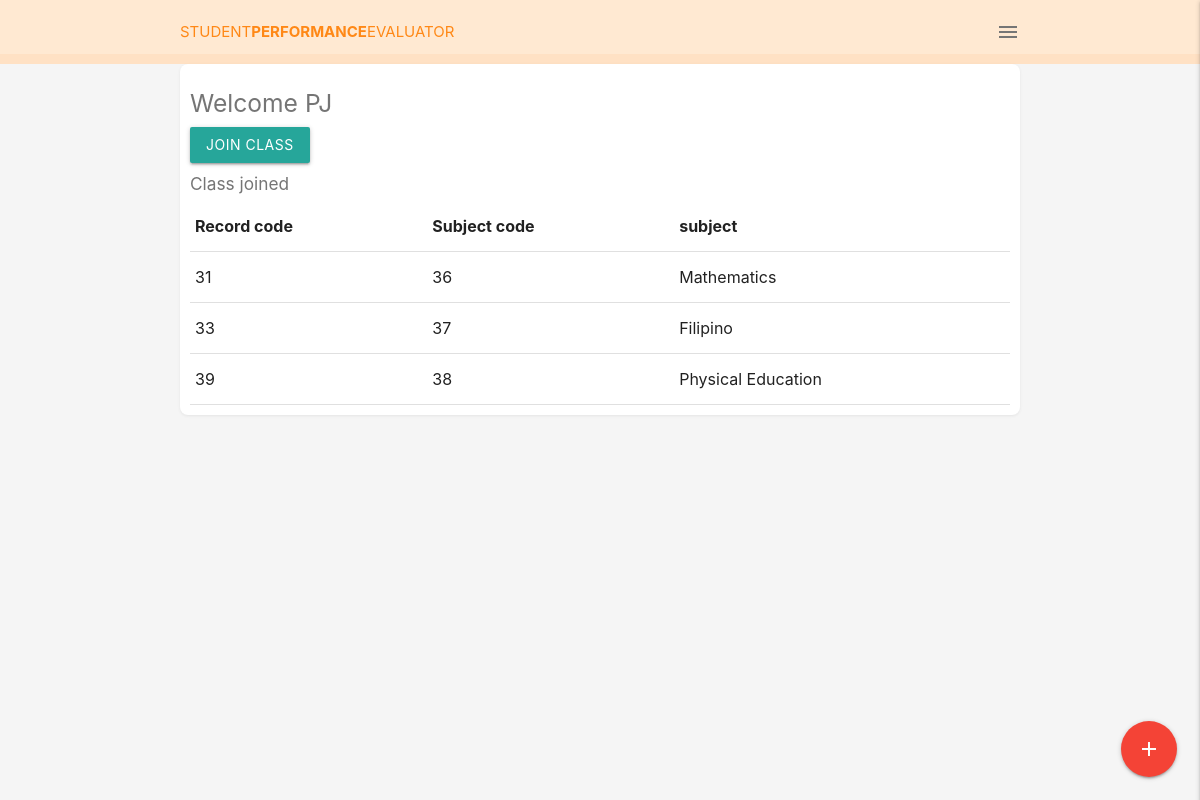
/page/subject.php (signed in), run on the app's committed database.
### tables this page shows
CREATE TABLE `records` (
  `rec_id` int(8) NOT NULL,
  `fsub_id` int(4) NOT NULL,
  `subj_name` varchar(50) NOT NULL,
  `fstud_id` int(10) DEFAULT NULL,
  `Fname` varchar(50) NOT NULL,
  `Lname` varchar(50) NOT NULL,
  `sec_name` varchar(50) NOT NULL,
  `fac_id` int(4) NOT NULL
);

### page/subject.php (the view, shortened to what this page needs)
<html lang="en">
<head>
    <link type="text/css" href="/Student eval/css/materialize.min.css" rel="stylesheet">
    <link type="text/css" href="/Student eval/css/style.css" rel="stylesheet">
</head>
<body class="grey lighten-4">
  <nav class="z-depth-0">
    <div class="nav-wrapper container">
      <a href="/Student eval/page/home.php">Student<span>Performance</span>Evaluator</a>
      <span class="right grey-text text-darken-1">
        <i class="material-icons sidenav-trigger" data-target="side-menu">menu</i>
      </span>
    </div>
  </nav>
			<form action="subject.php" method="post">
				<div class="recipes container grey-text text-darken-1">
					<div class="card-panel1 recipe white row">
					<?php  if (isset($_SESSION['user_name'])) { ?>
						<h5>Welcome <?php echo $_SESSION["user_name"]; ?></h5> <?php } ?>
							<br>
							<div class="box2">
							<button  id="add_sub"  data-target="modal1" class="btn modal-trigger" > Join Class</button>
							</div>
							<br>
							<div>
								<h6> Class joined </h6>
							</div>
							<br>
							<div class="box-table">
										<table class="responsive-table">
											<thead>
												<tr>
													<th>Record code</th>
													<th>Subject code</th>
													<th>subject</th>
												</tr>
											</thead>
											<tbody>
												<?php
												$conn = OpenCon();
												$sql = "SELECT * FROM records WHERE fstud_id = '$_SESSION[user_id]'";
												$result = $conn->query($sql);
												if ($result->num_rows > 0) {
													while ($row = $result->fetch_assoc()) {
														echo "<tr row_id='" . $row["rec_id"] . "'><td>" . $row["rec_id"] . "</td><td>" . $row["fsub_id"] . "</td></td>" . "<td>" . $row["subj_name"] . "</td>";
													}
													echo "</table";
												} else {
													echo "0 results";
												}
												?>
											</tbody>
								</div>
					</div>
				</div>
				<div class="fixed-action-btn modal-trigger" href="#modal1">
					<a class="btn-floating btn-large red">
						<i class="large material-icons">add</i>
					</a>
				</div>
			</form>
</body>
</html>

### css/style.css (style rules this page uses)
body { margin:0; padding: 0; overflow: auto; height: 100%; }
:root { --primary: #FFE9D2; --secondary: #FFE1C4; --title: #FF8816; }
nav { background: var(--primary); border-bottom: 10px solid var(--secondary); }
nav a { text-transform: uppercase; color: var(--title); }
nav a span { font-weight: bold; }
nav .sidenav-trigger { margin: 0; }

### page/subject.php (style rules this page uses)
.card-panel1.recipe { border-radius: 8px; padding: 10px; box-shadow: 0px 1px 3px rgba(90,90,90,0.1); display: grid; grid-template-columns: 2fr; grid-template-rows: 2fr; grid-template-areas: "image details delete"; }

### data on the page
records: rec_id "31", fsub "36", subj_name "Mathematics"
records: rec_id "33", fsub "37", subj_name "Filipino"
records: rec_id "39", fsub "38", subj_name "Physical Education"

### other printed values
$_SESSION["user_name"] "PJ"
